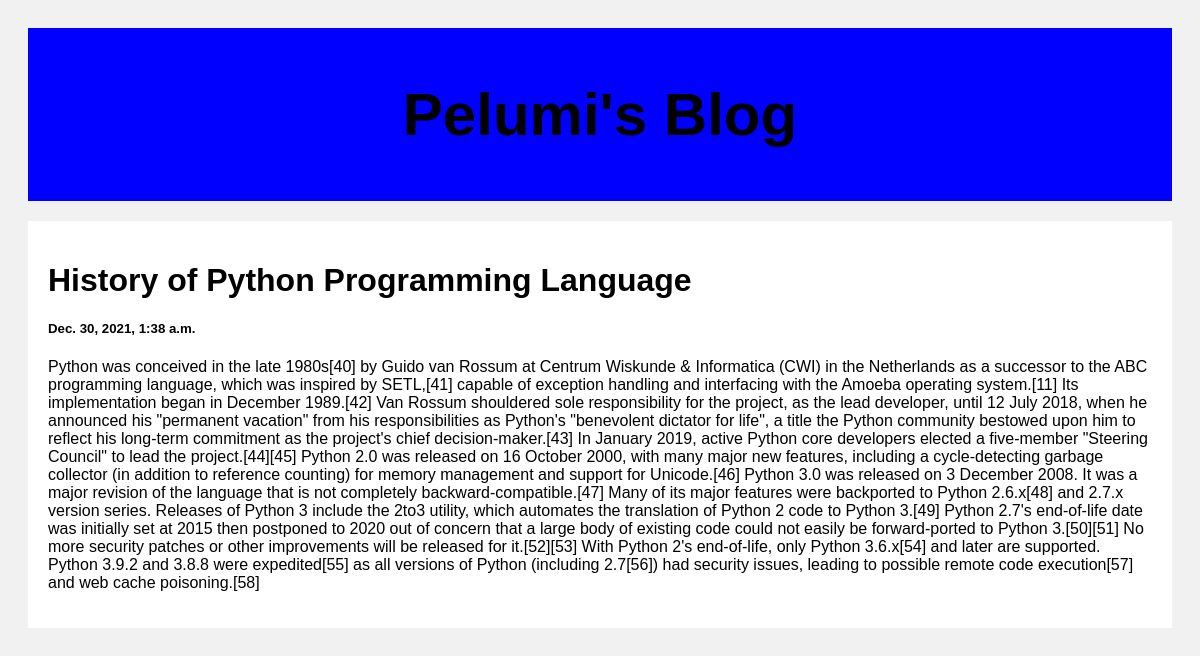
/post/1, run on the app's committed database.
### posts/models.py (models this page shows)
class Post(models.Model):
    title = models.CharField(max_length=100)
    body = models.CharField(max_length=1000000)
    created_at = models.DateTimeField(default=datetime.now(), blank=True)

### posts/views.py (the view)
def post(request, pk):
    posts = Post.objects.get(id=pk)
    return render(request, 'posts.html', {'posts': posts})

### templates/posts.html (shortened to what this page needs)
<!DOCTYPE html>
<html>
<head>
</head>
<body>
<div class="header">
  <h2>Pelumi's Blog</h2>
</div>
<div class="row">
  <div class="leftcolumn">
    <div class="card">
        <h1>{{posts.title}}</h1>
        <h5>{{posts.created_at}}</h5>
        <p>{{posts.body}}</p>
    </div>
  </div>
</div>
</body>
</html>

### templates/posts.html (style rules this page uses)
* { box-sizing: border-box; }
body { font-family: Arial; padding: 20px; background: #f1f1f1; }
.header { padding: 2px; font-size: 40px; text-align: center; background: blue; }
.leftcolumn { float: left; width: 100%; }
.card { background-color: white; padding: 20px; margin-top: 20px; }
.row:after { content: ""; display: table; clear: both; }

### data on the page
Post: title "History of Python Programming Language", created_at "Dec. 30, 2021, 1:38 a.m.", body "Python was conceived in the late 1980s[40] by Guido van Rossum at Centrum Wiskunde & Informatica (CWI) in the Netherlands as a successor to the ABC programming language, which was inspired by SETL,[41] capable of exception handling and interfacing with the Amoeba operating system.[11] Its implementation began in December 1989.[42] Van Rossum shouldered sole responsibility for the project, as the lead developer, until 12 July 2018, when he announced his \"permanent vacation\" from his responsibilities as Python's \"benevolent dictator for life\", a title the Python community bestowed upon him to reflect his long-term commitment as the project's chief decision-maker.[43] In January 2019, active…"
